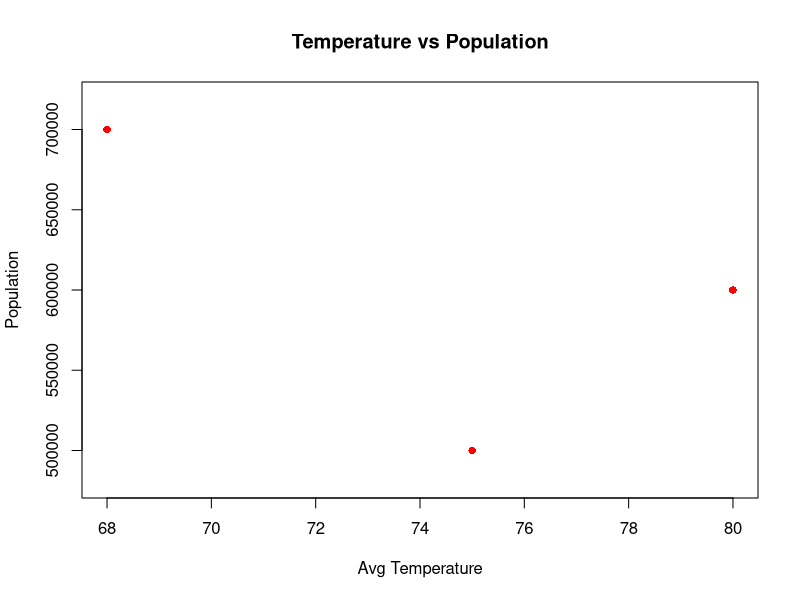

This figure's R source:
# -------- Data --------
temperature <- c(68, 75, 80)
population <- c(700000, 500000, 600000)

# -------- Plot --------
plot(temperature, population,
     col = "red",
     pch = 16,
     main = "Temperature vs Population",
     xlab = "Avg Temperature",
     ylab = "Population",
     ylim = c(480000, 720000))  # adjust range to match look
